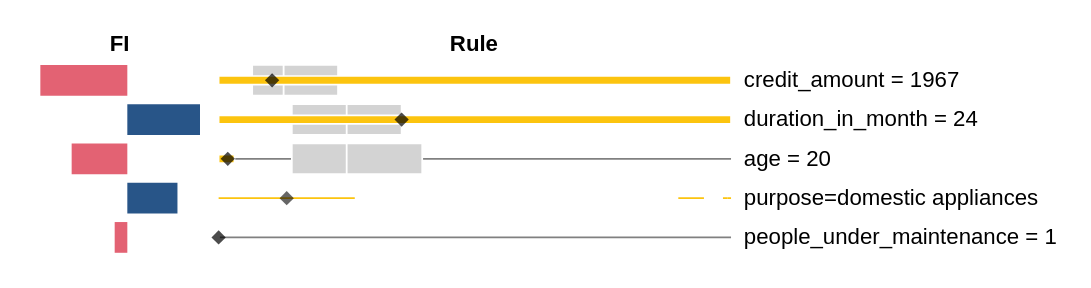

The cell this chart's notebook holds for it:
### Code cell
plot_rules(df_v, only_rules=True)

### Figure 1 — Vega-Lite specification as saved in the notebook (floating-point values rounded to 4 significant figures)
{"config": {"view": {"continuousWidth": 400, "continuousHeight": 300, "stroke": "lightgray", "strokeWidth": 0}, "axis": {"grid": false}, "axisX": {"disable": true}, "axisY": {"domain": false, "ticks": false}, "concat": {"spacing": 3}, "padding": 20, "title": {"anchor": "middle", "fontWeight": "bold"}}, "hconcat": [{"vconcat": [{"data": {"name": "data-1c740ab2e40cf15eb4677d820a5fadc8"}, "mark": "bar", "encoding": {"color": {"condition": {"value": "#285588", "test": "datum.feature_importance > 0"}, "value": "#E36273"}, "tooltip": [{"field": "name"}, {"field": "feature_importance"}], "x": {"field": "feature_importance", "title": null, "type": "quantitative"}, "y": {"axis": null, "field": "name", "title": null, "type": "nominal"}}, "height": 20, "width": 100}, {"data": {"name": "data-0950184bba26bbf76c2f9f4122c2796f"}, "mark": "bar", "encoding": {"color": {"condition": {"value": "#285588", "test": "datum.feature_importance > 0"}, "value": "#E36273"}, "tooltip": [{"field": "name"}, {"field": "feature_importance"}], "x": {"field": "feature_importance", "title": null, "type": "quantitative"}, "y": {"axis": null, "field": "name", "title": null, "type": "nominal"}}, "height": 20, "width": 100}, {"data": {"name": "data-82c840c4623d39f99fc83b4b2844659a"}, "mark": "bar", "encoding": {"color": {"condition": {"value": "#285588", "test": "datum.feature_importance > 0"}, "value": "#E36273"}, "tooltip": [{"field": "name"}, {"field": "feature_importance"}], "x": {"field": "feature_importance", "title": null, "type": "quantitative"}, "y": {"axis": null, "field": "name", "title": null, "type": "nominal"}}, "height": 20, "width": 100}, {"data": {"name": "data-d14e739a3c774ec10ae1228a213c0d3d"}, "mark": "bar", "encoding": {"color": {"condition": {"value": "#285588", "test": "datum.feature_importance > 0"}, "value": "#E36273"}, "tooltip": [{"field": "name"}, {"field": "feature_importance"}], "x": {"field": "feature_importance", "title": null, "type": "quantitative"}, "y": {"axis": null, "field": "name", "title": null, "type": "nominal"}}, "height": 20, "width": 100}, {"data": {"name": "data-e24a9eac64366954abfed077e27a545b"}, "mark": "bar", "encoding": {"color": {"condition": {"value": "#285588", "test": "datum.feature_importance > 0"}, "value": "#E36273"}, "tooltip": [{"field": "name"}, {"field": "feature_importance"}], "x": {"field": "feature_importance", "title": null, "type": "quantitative"}, "y": {"axis": null, "field": "name", "title": null, "type": "nominal"}}, "height": 20, "width": 100}], "resolve": {"scale": {"x": "shared"}}, "title": "FI"}, {"vconcat": [{"layer": [{"mark": {"type": "bar", "color": "grey", "size": 1}, "encoding": {"x": {"field": "min", "scale": {"clamp": true, "domain": [338.0, 15940.0], "nice": false}, "title": null, "type": "quantitative"}, "x2": {"field": "max"}, "y": {"axis": {"labels": false, "ticks": false}, "field": "name", "title": null, "type": "nominal"}}}, {"mark": {"type": "bar", "color": "lightgrey", "size": 18, "stroke": "white"}, "encoding": {"x": {"field": "q1", "scale": {"clamp": true, "domain": [338.0, 15940.0], "nice": false}, "title": null, "type": "quantitative"}, "x2": {"field": "median"}}}, {"mark": {"type": "bar", "color": "lightgrey", "size": 18, "stroke": "white"}, "encoding": {"x": {"field": "median", "scale": {"clamp": true, "domain": [338.0, 15940.0], "nice": false}, "title": null, "type": "quantitative"}, "x2": {"field": "q3"}}}, {"mark": {"type": "bar", "color": "#fcc40f", "size": 5, "stroke": "white"}, "encoding": {"x": {"field": "thr", "title": null, "type": "quantitative"}, "x2": {"field": "thr2"}, "y": {"field": "name", "title": null, "type": "nominal"}}}, {"mark": {"type": "point", "color": "black", "filled": true, "shape": "diamond", "size": 70}, "encoding": {"tooltip": [{"field": "inst", "title": "credit_amount"}], "x": {"field": "inst", "scale": {"clamp": true, "domain": [338.0, 15940.0], "nice": false}, "title": null, "type": "quantitative"}}}], "data": {"name": "data-1c740ab2e40cf15eb4677d820a5fadc8"}, "height": 20, "width": 300}, {"layer": [{"mark": {"type": "bar", "color": "grey", "size": 1}, "encoding": {"x": {"field": "min", "scale": {"clamp": true, "domain": [4.0, 60.0], "nice": false}, "title": null, "type": "quantitative"}, "x2": {"field": "max"}, "y": {"axis": {"labels": false, "ticks": false}, "field": "name", "title": null, "type": "nominal"}}}, {"mark": {"type": "bar", "color": "lightgrey", "size": 18, "stroke": "white"}, "encoding": {"x": {"field": "q1", "scale": {"clamp": true, "domain": [4.0, 60.0], "nice": false}, "title": null, "type": "quantitative"}, "x2": {"field": "median"}}}, {"mark": {"type": "bar", "color": "lightgrey", "size": 18, "stroke": "white"}, "encoding": {"x": {"field": "median", "scale": {"clamp": true, "domain": [4.0, 60.0], "nice": false}, "title": null, "type": "quantitative"}, "x2": {"field": "q3"}}}, {"mark": {"type": "bar", "color": "#fcc40f", "size": 5, "stroke": "white"}, "encoding": {"x": {"field": "thr", "title": null, "type": "quantitative"}, "x2": {"field": "thr2"}, "y": {"field": "name", "title": null, "type": "nominal"}}}, {"mark": {"type": "point", "color": "black", "filled": true, "shape": "diamond", "size": 70}, "encoding": {"tooltip": [{"field": "inst", "title": "duration_in_month"}], "x": {"field": "inst", "scale": {"clamp": true, "domain": [4.0, 60.0], "nice": false}, "title": null, "type": "quantitative"}}}], "data": {"name": "data-0950184bba26bbf76c2f9f4122c2796f"}, "height": 20, "width": 300}, {"layer": [{"mark": {"type": "bar", "color": "grey", "size": 1}, "encoding": {"x": {"field": "min", "scale": {"clamp": true, "domain": [19.0, 75.0], "nice": false}, "title": null, "type": "quantitative"}, "x2": {"field": "max"}, "y": {"axis": {"labels": false, "ticks": false}, "field": "name", "title": null, "type": "nominal"}}}, {"mark": {"type": "bar", "color": "lightgrey", "size": 18, "stroke": "white"}, "encoding": {"x": {"field": "q1", "scale": {"clamp": true, "domain": [19.0, 75.0], "nice": false}, "title": null, "type": "quantitative"}, "x2": {"field": "median"}}}, {"mark": {"type": "bar", "color": "lightgrey", "size": 18, "stroke": "white"}, "encoding": {"x": {"field": "median", "scale": {"clamp": true, "domain": [19.0, 75.0], "nice": false}, "title": null, "type": "quantitative"}, "x2": {"field": "q3"}}}, {"mark": {"type": "bar", "color": "#fcc40f", "size": 5, "stroke": "white"}, "encoding": {"x": {"field": "thr", "title": null, "type": "quantitative"}, "x2": {"field": "thr2"}, "y": {"field": "name", "title": null, "type": "nominal"}}}, {"mark": {"type": "point", "color": "black", "filled": true, "shape": "diamond", "size": 70}, "encoding": {"tooltip": [{"field": "inst", "title": "age"}], "x": {"field": "inst", "scale": {"clamp": true, "domain": [19.0, 75.0], "nice": false}, "title": null, "type": "quantitative"}}}], "data": {"name": "data-82c840c4623d39f99fc83b4b2844659a"}, "height": 20, "width": 300}, {"layer": [{"mark": {"type": "bar", "color": "lightgrey", "stroke": "white"}, "encoding": {"tooltip": [{"field": "category", "title": "purpose"}, {"field": "count"}], "x": {"field": "count_start", "type": "quantitative"}, "x2": {"field": "count_end"}}, "transform": [{"groupby": ["rname"], "stack": "count", "sort": [{"field": "count", "order": "descending"}], "as": ["count_start", "count_end"]}, {"calculate": "(datum.count_start+datum.count_end)/2", "as": "midStack"}]}, {"mark": {"type": "bar", "stroke": "#fcc40f"}, "encoding": {"color": {"condition": {"value": "#fcc40f", "test": "datum.is_continuous && datum.inst==1"}, "value": "white"}, "opacity": {"condition": {"value": 1, "test": "datum.is_continuous"}, "value": 0.0001}, "tooltip": [{"field": "category", "title": "purpose"}, {"field": "count"}], "x": {"field": "count_start", "type": "quantitative"}, "x2": {"field": "count_end"}}, "transform": [{"groupby": ["rname"], "stack": "count", "sort": [{"field": "count", "order": "descending"}], "as": ["count_start", "count_end"]}, {"calculate": "(datum.count_start+datum.count_end)/2", "as": "midStack"}]}, {"mark": {"type": "point", "color": "black", "filled": true, "shape": "diamond", "size": 70}, "encoding": {"opacity": {"condition": {"value": 0.6, "test": "datum.inst==1"}, "value": 0}, "x": {"field": "midStack", "title": null, "type": "quantitative"}, "y": {"axis": null, "field": "rname", "type": "nominal"}}, "transform": [{"groupby": ["rname"], "stack": "count", "sort": [{"field": "count", "order": "descending"}], "as": ["count_start", "count_end"]}, {"calculate": "(datum.count_start+datum.count_end)/2", "as": "midStack"}]}], "data": {"name": "data-de40145aa238523d69297a56a1de36a6"}, "height": 20, "width": 300}, {"layer": [{"mark": {"type": "bar", "color": "grey", "size": 1}, "encoding": {"x": {"field": "min", "scale": {"clamp": true, "domain": [1.0, 2.0], "nice": false}, "title": null, "type": "quantitative"}, "x2": {"field": "max"}, "y": {"axis": {"labels": false, "ticks": false}, "field": "name", "title": null, "type": "nominal"}}}, {"mark": {"type": "bar", "color": "lightgrey", "size": 18, "stroke": "white"}, "encoding": {"x": {"field": "q1", "scale": {"clamp": true, "domain": [1.0, 2.0], "nice": false}, "title": null, "type": "quantitative"}, "x2": {"field": "median"}}}, {"mark": {"type": "bar", "color": "lightgrey", "size": 18, "stroke": "white"}, "encoding": {"x": {"field": "median", "scale": {"clamp": true, "domain": [1.0, 2.0], "nice": false}, "title": null, "type": "quantitative"}, "x2": {"field": "q3"}}}, {"mark": {"type": "bar", "color": "#fcc40f", "size": 5, "stroke": "white"}, "encoding": {"x": {"field": "thr", "title": null, "type": "quantitative"}, "x2": {"field": "thr2"}, "y": {"field": "name", "title": null, "type": "nominal"}}}, {"mark": {"type": "point", "color": "black", "filled": true, "shape": "diamond", "size": 70}, "encoding": {"tooltip": [{"field": "inst", "title": "people_under_maintenance"}], "x": {"field": "inst", "scale": {"clamp": true, "domain": [1.0, 2.0], "nice": false}, "title": null, "type": "quantitative"}}}], "data": {"name": "data-e24a9eac64366954abfed077e27a545b"}, "height": 20, "width": 300}], "title": "Rule"}, {"vconcat": [{"data": {"name": "data-1c740ab2e40cf15eb4677d820a5fadc8"}, "mark": {"type": "text", "align": "left", "color": "black", "dx": -50, "fontSize": 13}, "encoding": {"text": {"field": "label", "title": null, "type": "nominal"}}, "height": 20, "transform": [{"calculate": "datum.type=='categorical' ? datum.name : datum.name +' = '+ datum.inst", "as": "label"}], "width": 101}, {"data": {"name": "data-0950184bba26bbf76c2f9f4122c2796f"}, "mark": {"type": "text", "align": "left", "color": "black", "dx": -50, "fontSize": 13}, "encoding": {"text": {"field": "label", "title": null, "type": "nominal"}}, "height": 20, "transform": [{"calculate": "datum.type=='categorical' ? datum.name : datum.name +' = '+ datum.inst", "as": "label"}], "width": 101}, {"data": {"name": "data-82c840c4623d39f99fc83b4b2844659a"}, "mark": {"type": "text", "align": "left", "color": "black", "dx": -50, "fontSize": 13}, "encoding": {"text": {"field": "label", "title": null, "type": "nominal"}}, "height": 20, "transform": [{"calculate": "datum.type=='categorical' ? datum.name : datum.name +' = '+ datum.inst", "as": "label"}], "width": 101}, {"data": {"name": "data-d14e739a3c774ec10ae1228a213c0d3d"}, "mark": {"type": "text", "align": "left", "color": "black", "dx": -50, "fontSize": 13}, "encoding": {"text": {"field": "label", "title": null, "type": "nominal"}}, "height": 20, "transform": [{"calculate": "datum.type=='categorical' ? datum.name : datum.name +' = '+ datum.inst", "as": "label"}], "width": 101}, {"data": {"name": "data-e24a9eac64366954abfed077e27a545b"}, "mark": {"type": "text", "align": "left", "color": "black", "dx": -50, "fontSize": 13}, "encoding": {"text": {"field": "label", "title": null, "type": "nominal"}}, "height": 20, "transform": [{"calculate": "datum.type=='categorical' ? datum.name : datum.name +' = '+ datum.inst", "as": "label"}], "width": 101}]}], "$schema": "https://vega.github.io/schema/vega-lite/v4.17.0.json", "datasets": {"data-1c740ab2e40cf15eb4677d820a5fadc8": [{"type": "numeric", "name": "credit_amount", "rname": "credit_amount", "min": 338.0, "max": 15940.0, "q1": 1361.0, "median": 2320.0, "q3": 3974.0, "mean": 3201.0, "std": 2675.0, "feature_importance": -0.0112, "category": null, "count": null, "inst": 1967, "op": ">", "thr": -439.6, "is_continuous": true, "thr2": 15940.0}], "data-0950184bba26bbf76c2f9f4122c2796f": [{"type": "numeric", "name": "duration_in_month", "rname": "duration_in_month", "min": 4.0, "max": 60.0, "q1": 12.0, "median": 18.0, "q3": 24.0, "mean": 20.77, "std": 11.96, "feature_importance": 0.009361, "category": null, "count": null, "inst": 24, "op": ">", "thr": -1.941, "is_continuous": true, "thr2": 60.0}], "data-82c840c4623d39f99fc83b4b2844659a": [{"type": "numeric", "name": "age", "rname": "age", "min": 19.0, "max": 75.0, "q1": 27.0, "median": 33.0, "q3": 41.25, "mean": 35.47, "std": 10.95, "feature_importance": -0.00717, "category": null, "count": null, "inst": 20, "op": "<=", "thr": 20.73, "is_continuous": true, "thr2": 19.0}], "data-d14e739a3c774ec10ae1228a213c0d3d": [{"type": "categorical", "name": "purpose=domestic appliances", "rname": "purpose", "min": null, "max": null, "q1": null, "median": null, "q3": null, "mean": null, "std": null, "feature_importance": 0.006458, "category": "domestic appliances", "count": 186.0, "inst": 1, "op": "<=", "thr": 1.015, "is_continuous": true, "thr2": null}], "data-e24a9eac64366954abfed077e27a545b": [{"type": "numeric", "name": "people_under_maintenance", "rname": "people_under_maintenance", "min": 1.0, "max": 2.0, "q1": 1.0, "median": 1.0, "q3": 1.0, "mean": 1.159, "std": 0.3655, "feature_importance": -0.001628, "category": null, "count": null, "inst": 1, "op": "<=", "thr": -0.0132, "is_continuous": true, "thr2": 1.0}], "data-de40145aa238523d69297a56a1de36a6": [{"type": "categorical", "name": "purpose=car (new)", "rname": "purpose", "min": null, "max": null, "q1": null, "median": null, "q3": null, "mean": null, "std": null, "feature_importance": -0.0133, "category": "car (new)", "count": 171.0, "inst": 0, "op": null, "thr": null, "is_continuous": null, "thr2": null}, {"type": "categorical", "name": "purpose=radio/television", "rname": "purpose", "min": null, "max": null, "q1": null, "median": null, "q3": null, "mean": null, "std": null, "feature_importance": 0.0102, "category": "radio/television", "count": 126.0, "inst": 0, "op": null, "thr": null, "is_continuous": null, "thr2": null}, {"type": "categorical", "name": "purpose=domestic appliances", "rname": "purpose", "min": null, "max": null, "q1": null, "median": null, "q3": null, "mean": null, "std": null, "feature_importance": 0.006458, "category": "domestic appliances", "count": 186.0, "inst": 1, "op": "<=", "thr": 1.015, "is_continuous": true, "thr2": null}, {"type": "categorical", "name": "purpose=(vacation - does not exist?)", "rname": "purpose", "min": null, "max": null, "q1": null, "median": null, "q3": null, "mean": null, "std": null, "feature_importance": -0.005346, "category": "(vacation - does not exist?)", "count": 35.0, "inst": 0, "op": "<=", "thr": 0.4623, "is_continuous": true, "thr2": null}, {"type": "categorical", "name": "purpose=business", "rname": "purpose", "min": null, "max": null, "q1": null, "median": null, "q3": null, "mean": null, "std": null, "feature_importance": -0.001598, "category": "business", "count": 69.0, "inst": 0, "op": null, "thr": null, "is_continuous": null, "thr2": null}, {"type": "categorical", "name": "purpose=car (used)", "rname": "purpose", "min": null, "max": null, "q1": null, "median": null, "q3": null, "mean": null, "std": null, "feature_importance": 0.0003373, "category": "car (used)", "count": 76.0, "inst": 0, "op": null, "thr": null, "is_continuous": null, "thr2": null}, {"type": "categorical", "name": "purpose=education", "rname": "purpose", "min": null, "max": null, "q1": null, "median": null, "q3": null, "mean": null, "std": null, "feature_importance": 0.000193, "category": "education", "count": 16.0, "inst": 0, "op": null, "thr": null, "is_continuous": null, "thr2": null}, {"type": "categorical", "name": "purpose=repairs", "rname": "purpose", "min": null, "max": null, "q1": null, "median": null, "q3": null, "mean": null, "std": null, "feature_importance": 9.141e-05, "category": "repairs", "count": 10.0, "inst": 0, "op": null, "thr": null, "is_continuous": null, "thr2": null}, {"type": "categorical", "name": "purpose=furniture/equipment", "rname": "purpose", "min": null, "max": null, "q1": null, "median": null, "q3": null, "mean": null, "std": null, "feature_importance": 3.433e-05, "category": "furniture/equipment", "count": 6.0, "inst": 0, "op": "<=", "thr": 0.1837, "is_continuous": true, "thr2": null}, {"type": "categorical", "name": "purpose=retraining", "rname": "purpose", "min": null, "max": null, "q1": null, "median": null, "q3": null, "mean": null, "std": null, "feature_importance": 1.882e-05, "category": "retraining", "count": 5.0, "inst": 0, "op": "<=", "thr": 0.1152, "is_continuous": true, "thr2": null}]}}
